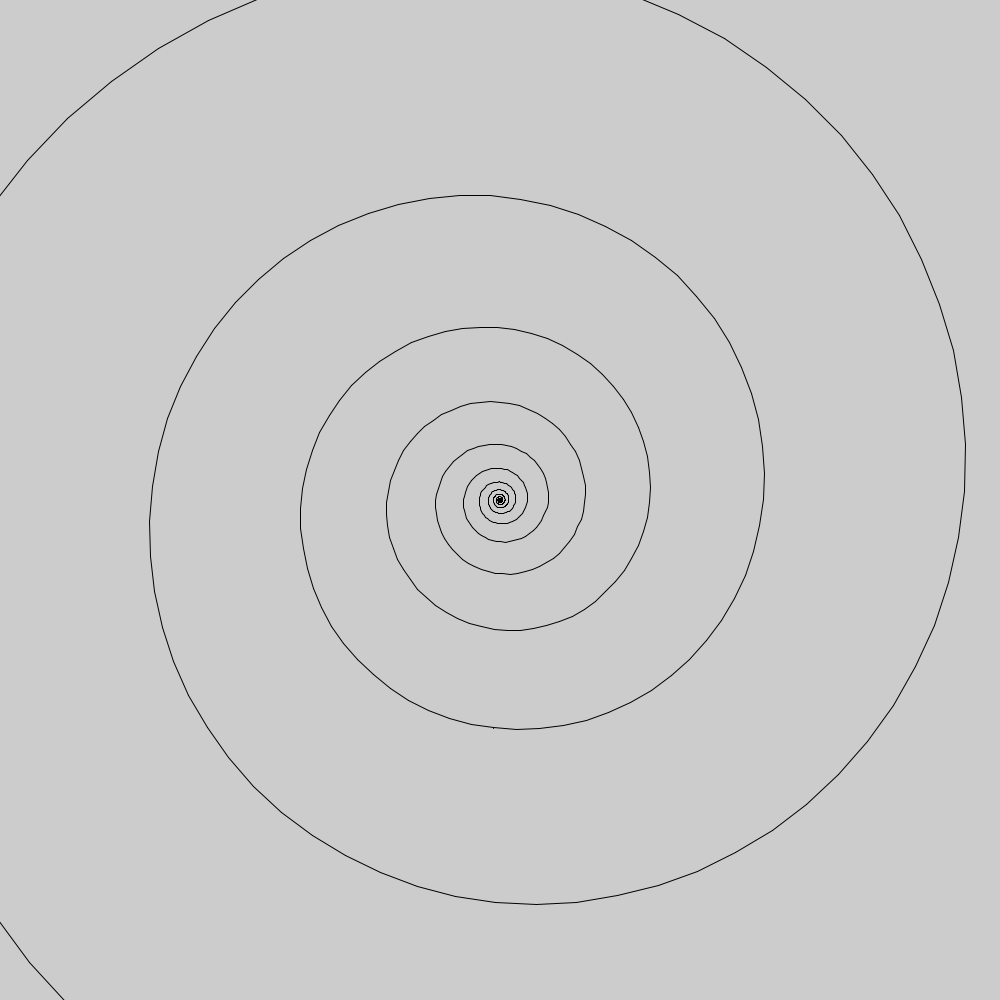
Frame 1 (no input)
Frame 60 (the mouse pressed at the canvas centre just before this capture): identical to frame 1, image omitted
Frame 120 (the mouse held since frame 60 and released just before this capture): identical to frame 1, image omitted

The Processing sketch that drew this single still picture (run headless with seeded random() and noise(); from frame 60 on, the mouse is pressed at the canvas centre):

// Processing sketch: taisuu
// ── taisuu.pde
void setup(){
  size(1000,1000);
  
}
float r,deg;
float x,y;
float a=0.01,b=0.09;
float e=2.71828182845;
float bx,by;//draw before

void draw(){
  translate(500,500);
  
  for(deg=0;r<900;deg=deg+0.1){
    r=a*pow(e,deg*b);
    x=cos(deg)*r;
    y=-sin(deg)*r;
    line(x,y,bx,by);
    point(x,y);
    bx=x;
    by=y;
  }
  
  
}
